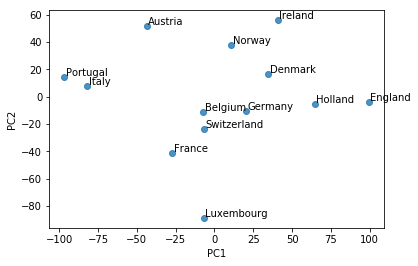

Recreate this plot in Python.
import pandas as pd
import numpy as np
from sklearn.cluster import KMeans
import seaborn as sns
import matplotlib.pyplot as plt 

food  = pd.read_csv("food-consumption.csv")

# drop Sweden, Finland and Spain
remove = ['Sweden', "Finland", "Spain"]
food = food.loc[-food["Country"].isin(remove),:]

# store all countries' name
Country = food["Country"]

# minors the mean for each column.
food = food[food.columns.difference(['Country'])] - np.mean(food[food.columns.difference(['Country'])], axis=0)

# get the covariance matrix
food_cov = np.cov(food,rowvar=False)

# calculate the eigenvectors and eigenvalues of the covariance matrix
vals, vecs = np.linalg.eig(food_cov)

# sort them from high to low
vals = vals[np.argsort(-vals)]
vecs = vecs[:,np.argsort(-vals)]

# get principle component 1 and 2
PC1 = food.dot(vecs[:,0].transpose()).real
PC2 = food.dot(vecs[:,1].transpose()).real


PCA = pd.DataFrame(data={"Country":Country, "PC1":PC1, "PC2":PC2}).reset_index()

# plot principle component 1 and 2, then label each data points
p1 = sns.regplot(x='PC1',y='PC2', data=PCA,fit_reg=False)
for line in range(0,PCA.shape[0]):
    p1.text(PCA.PC1[line]+1, PCA.PC2[line]+1, PCA.Country[line], horizontalalignment='left', size='medium', color='black')
plt.show()
